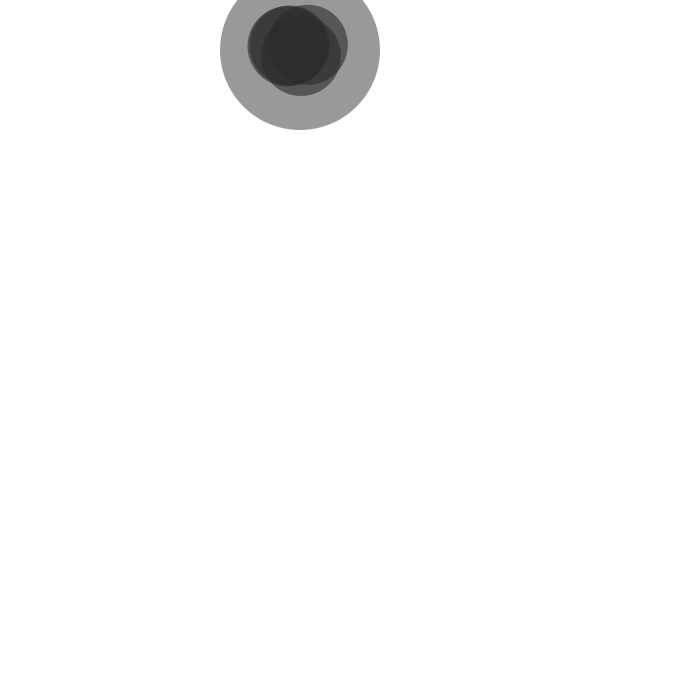
Frame 1 (no input)
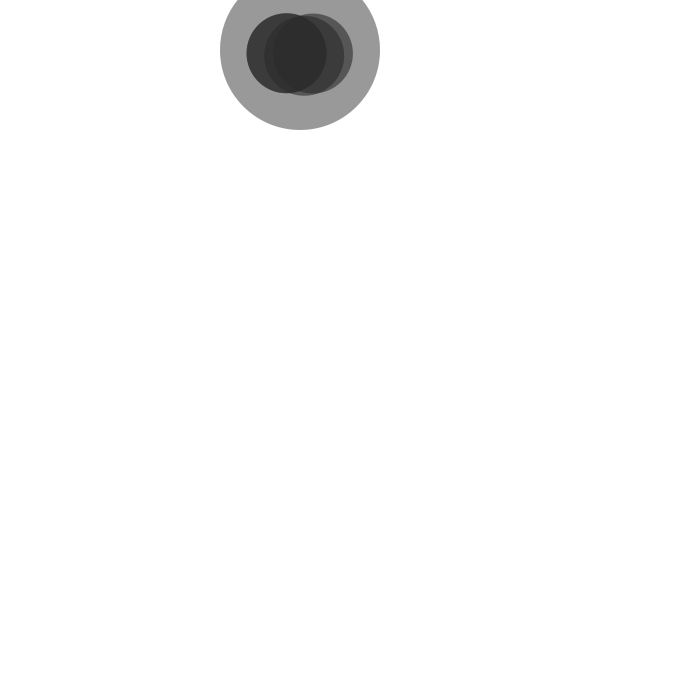
Frame 2 (the mouse pressed at the canvas centre, redrawn once)

The Processing sketch that drew these frames (run headless with seeded random() and noise(); the mouse was pressed at the canvas centre and the sketch redrawn once):

// Processing sketch: Sketch_37_2
// ── Sketch_37_2.pde
//Chase,Warner//
int x = 300;  // X-coordinate
int y = 50;   // Y-coordinate
int r = 80;   // Starting radius
int n = 2;    // Number of recursions
int rs = 0;   // Random seed value
//By changing the number of recursions and the random seed value the circles become more spread further out// 

void setup() { 
  size(700, 700); 
  noStroke();
  noLoop();
  //frameRate(2);
} 

void draw() {
  background(255);
 randomSeed(rs);
  drawCircle(x, y, r, n); 
   rs++;
}  

void drawCircle(float x, float y, int radius, int num) {                    
  float value = 255 * num / 6.0; 
  fill(value, 153); 
  ellipse(x, y, radius*2, radius*2);      
  if (num > 1) { 
    num = num - 1; 
    int branches = int(random(2, 6)); 
    for (int i = 0; i < branches; i++) { 
      float a = random(0, TWO_PI); 
     float newx = x + cos(a) * 16.0 * num; 
     float newy = y + sin(a) * 6.0 * num; 
      drawCircle(newx, newy, radius/2, num); 
    } 
  } 
}
